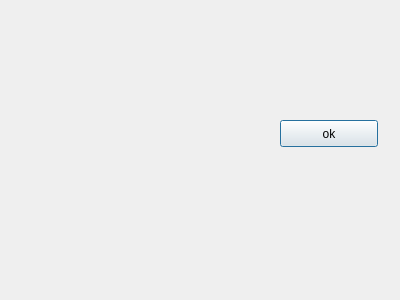
<?xml version="1.0" encoding="UTF-8"?>
<ui version="4.0">
 <class>warningDialog</class>
 <widget class="QDialog" name="warningDialog">
  <property name="geometry">
   <rect>
    <x>0</x>
    <y>0</y>
    <width>400</width>
    <height>300</height>
   </rect>
  </property>
  <property name="windowTitle">
   <string>Dialog</string>
  </property>
  <widget class="QPushButton" name="pushButton">
   <property name="geometry">
    <rect>
     <x>280</x>
     <y>120</y>
     <width>98</width>
     <height>27</height>
    </rect>
   </property>
   <property name="text">
    <string>ok</string>
   </property>
  </widget>
 </widget>
 <resources/>
 <connections/>
</ui>
